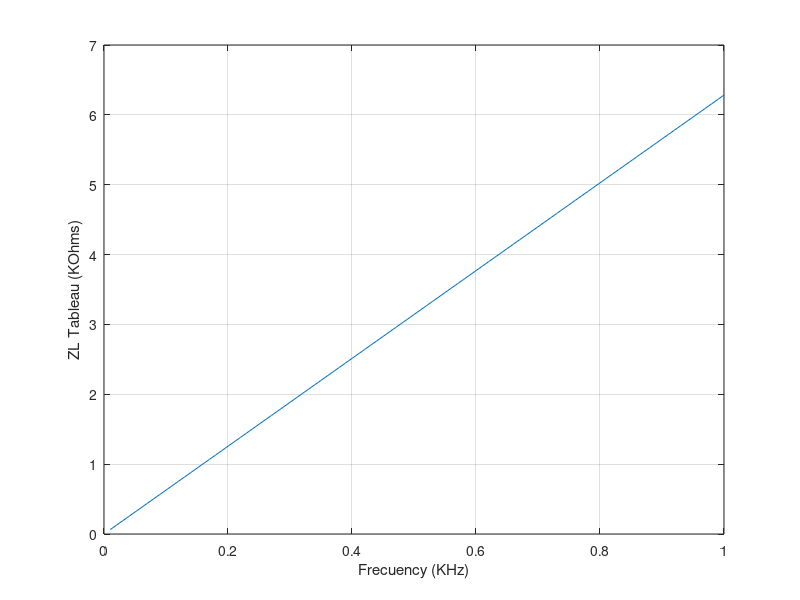
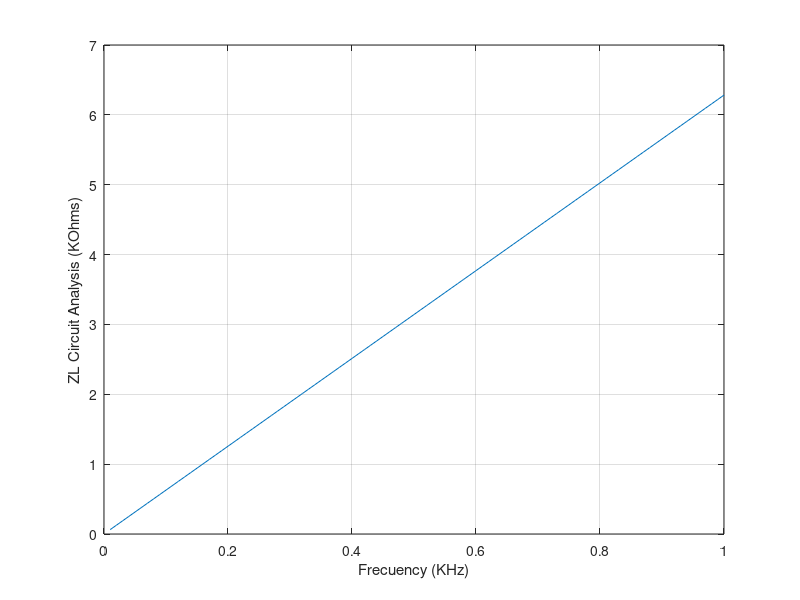
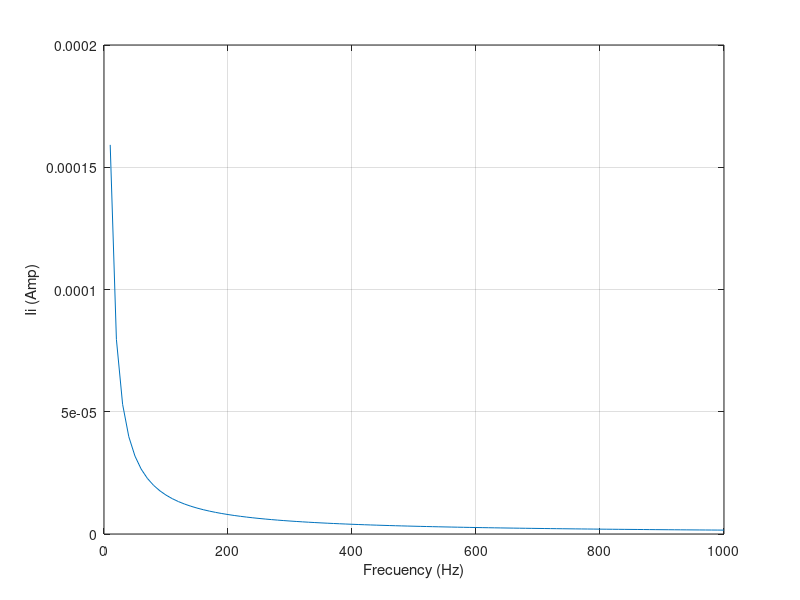

Source code (MATLAB) for these figures, in order:
%Simulation Methods for Electronic Circuits 
%Systematic Analysis of Linear and non-Linear Circuits 
%Problem #1
 
%Sinusoidal Input
VL = 10e-3;
%Circuit Component Values
R1 = 1e3;
R5 = R1;
R2 = 3.3e3;
R3 = R2;
C4 = 1e-6;
%Frequency Analysis
points = 100;
F_start = 10;
F_stop = 1e3;
freq = linspace(F_start,F_stop,points);
%INCIDENCE MATRIX
A = [1  0  0  0  1  0  0  0  0  1;
     0  0  0  1 -1  1  0  0  0  0;
    -1  0  1  0  0 -1  1  0  0  0;
     0  1  0  0  0  0 -1  1  0  0;
     0  0 -1  0  0  0  0 -1  1  0];
%IMPEDANCE MATRX
 Z = [0   0   0   0   0   0   0   0   0   0;
      1   0   0   0   0   0   0   0   0   0;
      0   0   0   0   0   0   0   0   0   0;
      0   0   1   0   0   0   0   0   0   0;
      0   0   0   0  -R1  0   0   0   0   0;
      0   0   0   0   0  -R2  0   0   0   0;
      0   0   0   0   0   0  -R3  0   0   0;
      0   0   0   0   0   0   0  -1   0   0;
      0   0   0   0   0   0   0   0  -R5  0;
      0   0   0   0   0   0   0   0   0   0];
  %SOURCE VECTOR
  W = [0 0 0 0 0 0 0 0 0 VL]';
 %# of Circuit Nodes
 %# of Circuit Branches
  [nodes,branches] = size(A); 
 %Tableau equation: TX=W'
   Wp= [zeros(branches,1);
       W;
       zeros(nodes,1)]; 
 %Variable Inizilitation
 V_input = zeros(1,points);
 V_output = zeros(1,points);
 IL = zeros(1,points);
 ZL = zeros(1,points);
 ZL2 = zeros(1,points);
 j = sqrt(-1);
   
 for k = 1:points
     w = 2*pi*freq(k);
     Y = [1   0   0   0   0   0   0   0    0   0;
          0   0   0   0   0   0   0   0    0   0;
          0   0   1   0   0   0   0   0    0   0;
          0   0   0   0   0   0   0   0    0   0;
          0   0   0   0   1   0   0   0    0   0;
          0   0   0   0   0   1   0   0    0   0;
          0   0   0   0   0   0   1   0    0   0;
          0   0   0   0   0   0   0 (j*w*C4) 0   0;
          0   0   0   0   0   0   0   0    1   0;
          0   0   0   0   0   0   0   0    0   1];
  %Assemble matrix T
       T = [eye(branches) zeros(branches,branches) (-A');  
           Y       Z     zeros(branches,nodes);
           zeros(nodes,branches) A  zeros(nodes,nodes)];
  %Tableau equation: TX=W'
       X = T\Wp;  
       Vb = X(1:branches);
       I = X(branches+1:2*branches);
       Vn = X(2*branches+1:end);
       %Voltage at Node 1
       V_input(k) = Vn(1);
       IL(k) = I(5)+I(1);
       ZL(k) = V_input(k)/IL(k);
       %Circuit Analysis Equation
       ZL2(k)=j*w*C4*R1*R3*R5/R2;
       Leq2=C4*R1*R3*R5/R2;
 end
    
    figure
    plot(freq/1000,abs(ZL)/1000);
    grid on
    xlabel('Frecuency (KHz)')
    ylabel('ZL Tableau (KOhms)')
    figure
    plot(freq/1000,abs(ZL2)/1000);
    grid on
    xlabel('Frecuency (KHz)')
    ylabel('ZL Circuit Analysis (KOhms)')
    figure
    plot(freq,abs(IL));
    grid on
    xlabel('Frecuency (Hz)')
    ylabel('Ii (Amp)')
 
